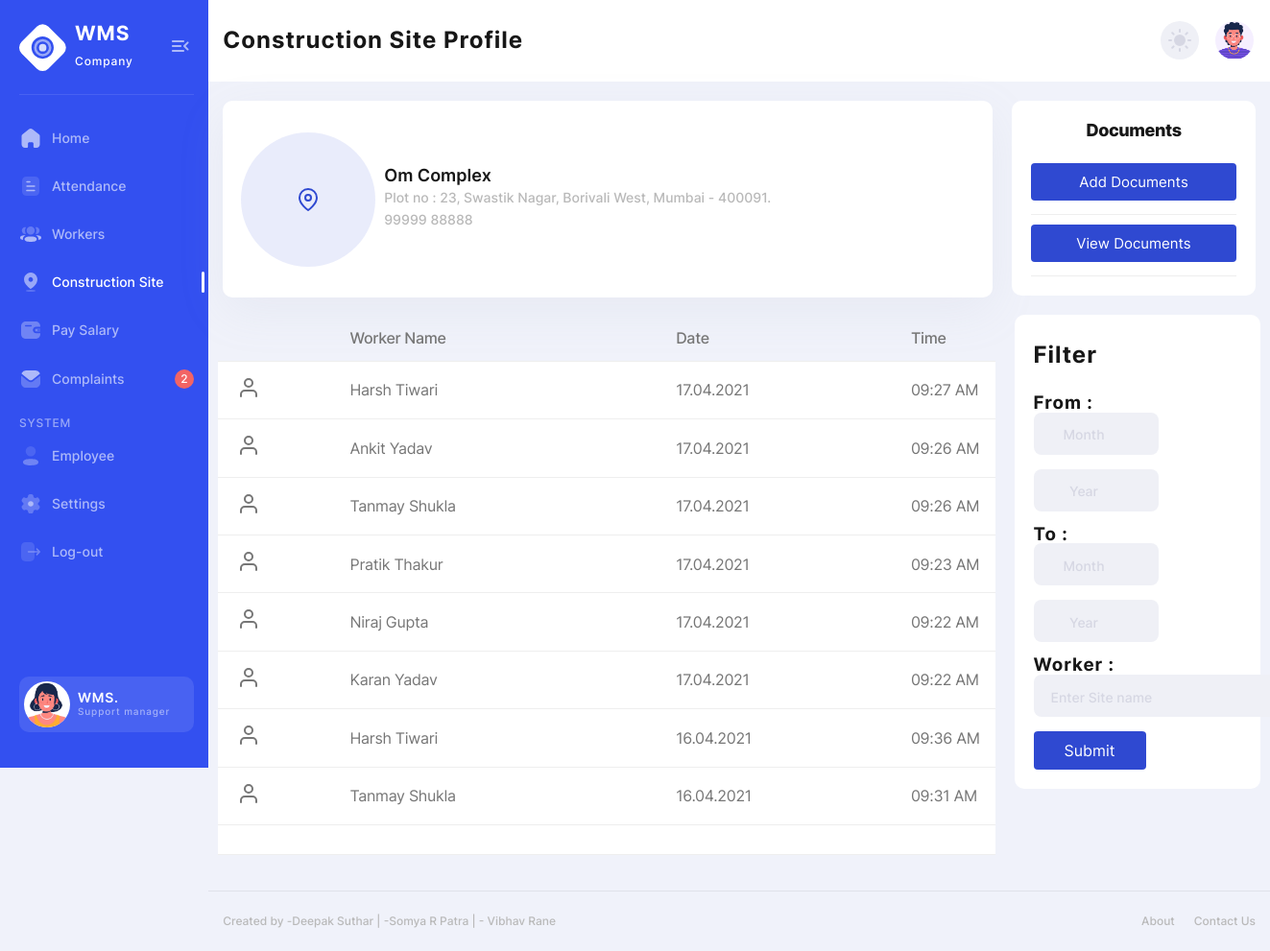
Page /construction_site_profile/1 (signed in) on the earlier database version.
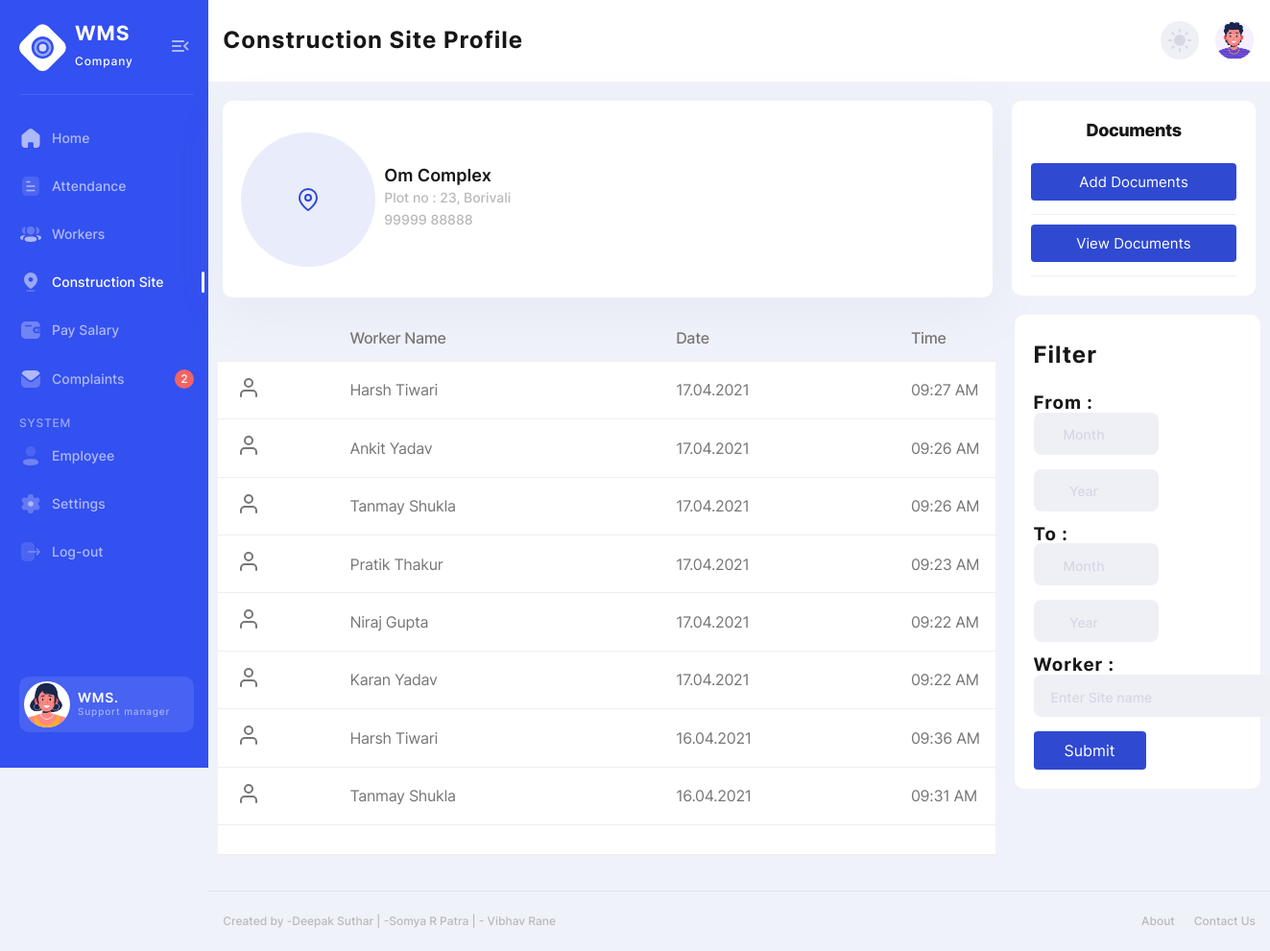
Same page on the later database version.
### admpage/models.py (models this page shows, shortened)
class Site(models.Model):
    STATUS =(
        ('Active','Active'),
        ('Unactive','Unactive'),
        ('Finished','Finished',),
    )
    sname = models.CharField(max_length=200,null=True)
    status = models.CharField(max_length=10,null=True,choices=STATUS)
    location = models.CharField(max_length=300,null=True)
    contact = models.CharField(max_length=20,null=True)

### admpage/views.py (the view)
@login_required(login_url='emplog')
def construction_site_profile(request, pk):
    construction_site_profile = Site.objects.get(id=pk)
    context = {'construction_site_profile':construction_site_profile}
    return render(request, "site_profile.html", context)

### templates/site_profile.html (shortened to what the changed rows need)
{% load static %}
<!DOCTYPE html>
<html lang="en">
<head>
  <link rel="stylesheet" href="{% static 'css/style.css' %}">
</head>
<body>
<div class="page-flex">
  <div class="main-wrapper">
    <nav class="main-nav--bg">
  <div class="container main-nav">
    <div class="main-nav-start">
        <h2 class="main-title">Construction Site Profile</h2>
    </div>
  </div>
</nav>
    <main class="main users chart-page" id="skip-target">
      <div class="container">
        <div class="row stat-cards">
          <div class="col-lg-9">
            <article class="stat-cards-item-site">
                <div class="stat-cards-info-site">
                    <p class="stat-cards-info__name-site">{{construction_site_profile.sname}}</p>
                    <p class="stat-cards-info__title-site">{{construction_site_profile.location}} </p>
                    <p class="stat-cards-info__title-site">{{construction_site_profile.contact}}</p>
                </div>
            </article>
          </div>
        </div>
      <div class="row">
        <div class="col-lg-9">
          <div class="users-table table-wrapper">
            <table class="posts-table">
              <thead>
                <tr class="users-table-info">
                  <th></th>
                  <th>Worker Name</th>
                  <th>Date</th>
                  <th>Time</th>
                </tr>
              </thead>
            </table>
          </div>
        </div>
        <div class="col-lg-3">
          <article class="white-block">
            <h2 class="main-title">Filter</h2>
            <br>
          </article>
        </div>
      </div>
      </div>
    </main>
  </div>
</div>
</body>
</html>

Differences in the rows shown:
changed Site "Om Complex": location "Plot no : 23, Swastik Nagar, Borivali West, Mumbai - 400091." → "Plot no : 23, Borivali"
